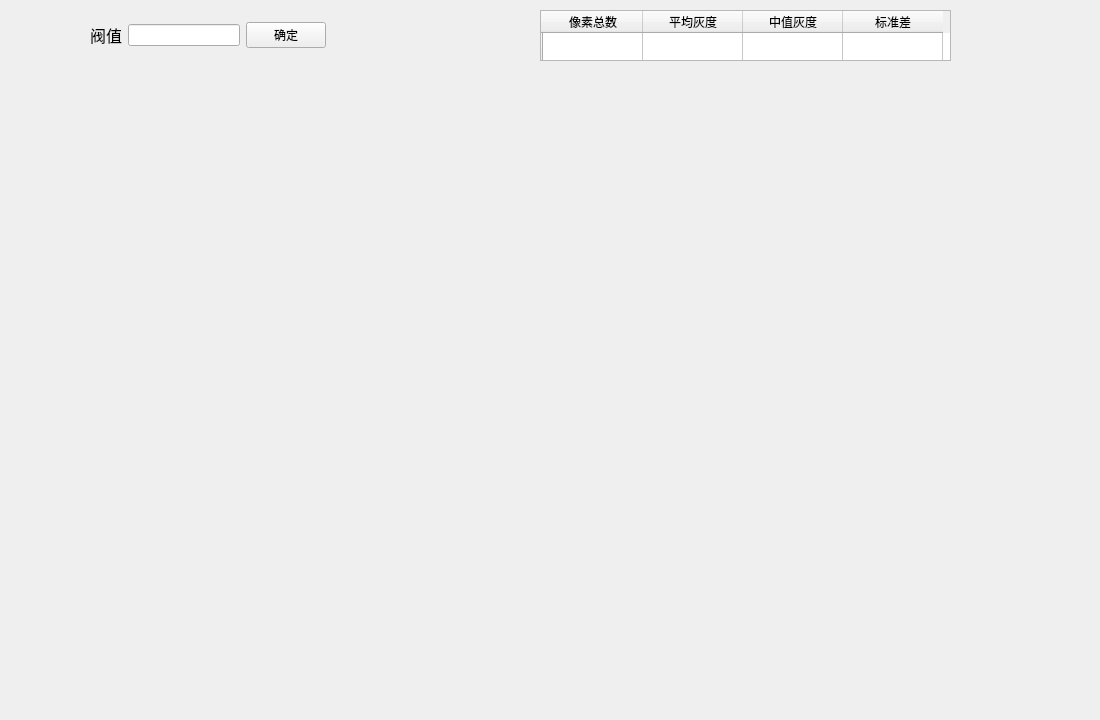
      <widget class="QWidget" name="gray_count">
       <attribute name="title">
        <string>灰度值统计</string>
       </attribute>
       <widget class="QTableWidget" name="histogram_info">
        <property name="geometry">
         <rect>
          <x>540</x>
          <y>10</y>
          <width>411</width>
          <height>51</height>
         </rect>
        </property>
        <row>
         <property name="text">
          <string/>
         </property>
        </row>
        <column>
         <property name="text">
          <string>像素总数</string>
         </property>
        </column>
        <column>
         <property name="text">
          <string>平均灰度</string>
         </property>
        </column>
        <column>
         <property name="text">
          <string>中值灰度</string>
         </property>
        </column>
        <column>
         <property name="text">
          <string>标准差</string>
         </property>
        </column>
       </widget>
       <widget class="QWidget" name="layoutWidget_8">
        <property name="geometry">
         <rect>
          <x>90</x>
          <y>20</y>
          <width>236</width>
          <height>30</height>
         </rect>
        </property>
        <layout class="QHBoxLayout" name="horizontalLayout_7">
         <item>
          <layout class="QHBoxLayout" name="horizontalLayout_6">
           <item>
            <widget class="QLabel" name="label">
             <property name="font">
              <font>
               <pointsize>12</pointsize>
              </font>
             </property>
             <property name="text">
              <string>阀值</string>
             </property>
            </widget>
           </item>
           <item>
            <widget class="QLineEdit" name="threshold"/>
           </item>
          </layout>
         </item>
         <item>
          <widget class="QPushButton" name="threshold_update">
           <property name="text">
            <string>确定</string>
           </property>
          </widget>
         </item>
        </layout>
       </widget>
       <widget class="QCustomPlot" name="histogram_paint" native="true">
        <property name="geometry">
         <rect>
          <x>580</x>
          <y>80</y>
          <width>511</width>
          <height>631</height>
         </rect>
        </property>
       </widget>
       <widget class="mywidget" name="histogram_page" native="true">
        <property name="geometry">
         <rect>
          <x>29</x>
          <y>80</y>
          <width>531</width>
          <height>631</height>
         </rect>
        </property>
        <property name="contextMenuPolicy">
         <enum>Qt::ActionsContextMenu</enum>
        </property>
       </widget>
      </widget>
